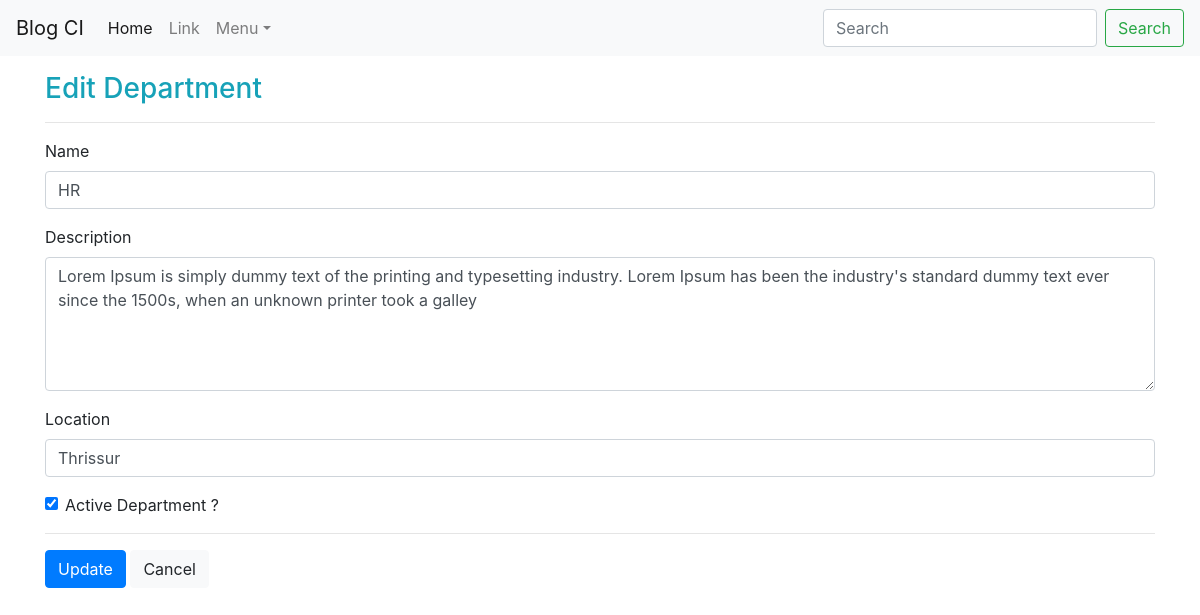
The page /department/edit/1 on the database its author committed.
### tables this page shows
CREATE TABLE `department` (
  `id` int(11) NOT NULL,
  `name` varchar(60) NOT NULL,
  `description` text NOT NULL,
  `location` text NOT NULL,
  `status` tinyint(4) NOT NULL,
  `created_at` timestamp NOT NULL DEFAULT CURRENT_TIMESTAMP ON UPDATE CURRENT_TIMESTAMP
);

### application/views/department/page.php (called while the page is built, shortened)
<?php
$this->load->view('master/header');
$this->load->view($page);
?>

### application/controllers/Department.php (called while the page is built, shortened)
<?php
class Department extends CI_Controller
{
    public function  __construct()
    {
        $this->load->model('departments');
    }
    public function edit($id)
    {
        $data['department'] = $this->departments->get_one_item('department', 'id', $id);
        $data['page'] = 'department/edit';
        $this->load->view('department/page', $data);
    }
}

### index.php (called while the page is built, shortened)
<?php
require_once BASEPATH.'core/CodeIgniter.php';

### application/models/Common.php (called while the page is built, shortened)
<?php
class Common extends CI_Model
{
    public function get_one_item($table,$field,$value)
    {
        return $this->db->get_where($table, array($field=>$value))->row();
    }
}

### application/views/department/edit.php (the view, shortened to what this page needs)
<div class="row">
    <div class="col">
        <h3 class="text-info">Edit Department</h3>
        <hr>
    </div>
</div>
<div class="row">
    <div class="col">
        <form name="editform" action="<?php echo base_url(); ?>department/update/<?php echo $department->id ;?>" method="post" >
            <div class="form-group">
                <label for="name">Name</label>
                <input type="text" class="form-control" id="name" value="<?php echo $department->name ;?>" name="name" >
            </div>
            <div class="form-group">
                <label for="description">Description</label>
                <textarea class="form-control"  name="description" id="description" rows="5" ><?php echo $department->description  ;?></textarea>
            </div>
            <div class="form-group">
                <label for="location">Location</label>
                <input type="text" class="form-control" id="location" value="<?php echo $department->location ;?>" name="location"  >
            </div>
            <div class="form-check">
                <input class="form-check-input" <?php if($department->status  == 1) { echo "checked" ; }?> type="checkbox" value="" id="status" name="status">
                <label class="form-check-label" for="status">
                    Active Department ?
                </label>
            </div>
            <hr>
            <button type="submit" class="btn btn-primary">Update</button>
            <a href="<?php echo base_url();?>channels" class="btn btn-light">Cancel</a>
        </form>
    </div>
</div>

### application/views/master/header.php (style rules this page uses)
body { min-height: 75rem; padding-top: 4.5rem; }

### rows shown on the page
department: name "HR", description "Lorem Ipsum is simply dummy text of the printing and typesetting industry. Lorem Ipsum has been the industry's standard dummy text ever since the 1500s, when an unknown printer took a galley", location "Thrissur", status "☑"
